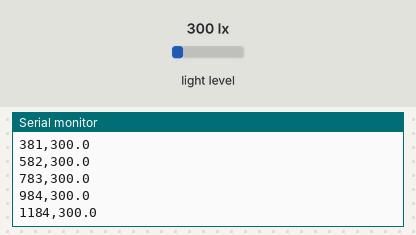
The sketch below on a simulated Arduino Uno, built with avr-gcc and run on an emulated ATmega328P. Parts: the last lines printed to the serial monitor. Wiring (inferred from the names in the program): BH1750 light sensor at I2C address 0x23. The test bench sets the inputs (shaded band); at power-on: light level 300 lx.

Above: at 1.3 s.
1.4 s: light level set to 40 lx
At 1.54 s:
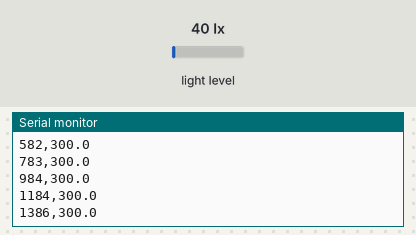
2.9 s: light level set to 500 lx
At 2.95 s:
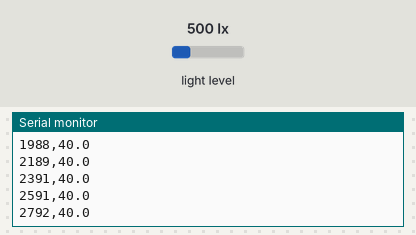
Timing chart, 0 to 5.9 s (numbered marks = the images above; inputs shaded):
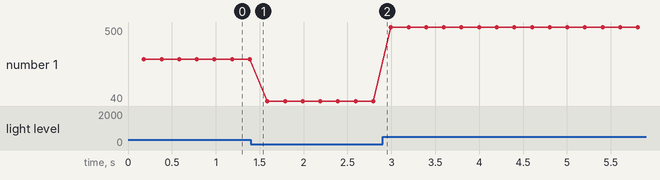

Measured:
- plotted number 1: 300 → 40 after the input at 1.4 s, 40 → 500 after the input at 2.9 s

The sketch:

bh1750_esp32.ino
```cpp
/*
  LabLight · Plan B de instrumentación
  Sensor de luz digital BH1750 + ESP32 (o Arduino Uno/Nano).

  Se usa SOLO si el celular no tiene sensor de luz o si se quiere comparar
  el sensor del celular con un sensor de referencia.

  Conexiones (I2C):
    BH1750 VCC  -> 3V3
    BH1750 GND  -> GND
    BH1750 SDA  -> GPIO 21 (ESP32)  /  A4 (Arduino Uno/Nano)
    BH1750 SCL  -> GPIO 22 (ESP32)  /  A5 (Arduino Uno/Nano)
    BH1750 ADDR -> GND  (dirección 0x23)

  Salida por el Monitor Serie (115200 baudios), en formato CSV:
    tiempo_ms,lux
  Esos datos se pueden pegar en una planilla, igual que el CSV de la app.

  No requiere librerías externas: se habla con el sensor directamente por I2C.
*/

#include <Wire.h>

const uint8_t BH1750_ADDR = 0x23;       // ADDR conectado a GND
const uint8_t CMD_POWER_ON = 0x01;
const uint8_t CMD_CONT_HIGH_RES = 0x10;  // modo continuo, resolución 1 lux, ~120 ms por lectura
const unsigned long PERIODO_MS = 200;    // 5 lecturas por segundo

void enviarComando(uint8_t cmd) {
  Wire.beginTransmission(BH1750_ADDR);
  Wire.write(cmd);
  Wire.endTransmission();
}

float leerLux() {
  Wire.requestFrom(BH1750_ADDR, (uint8_t)2);
  if (Wire.available() < 2) return -1;   // error de lectura
  uint16_t raw = (Wire.read() << 8) | Wire.read();
  return raw / 1.2;                      // conversión de la hoja de datos del BH1750
}

void setup() {
  Serial.begin(115200);
  Wire.begin();
  enviarComando(CMD_POWER_ON);
  enviarComando(CMD_CONT_HIGH_RES);
  delay(180);                            // primera conversión
  Serial.println("tiempo_ms,lux");
}

void loop() {
  float lux = leerLux();
  Serial.print(millis());
  Serial.print(",");
  Serial.println(lux, 1);
  delay(PERIODO_MS);
}
```
